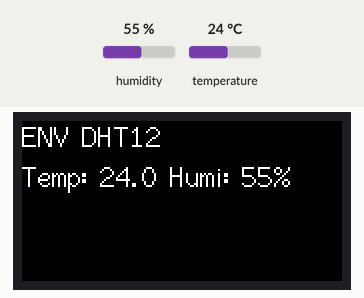
Simulated run of this sketch. Board: ESP32. Shown: 160×80 colour display. The inputs (shaded band) are chosen by the test bench; at power-on: humidity 55 %, temperature 24 °C.

Above: at 1.3 s.
1.4 s: humidity set to 22 %
At 3.4 s:
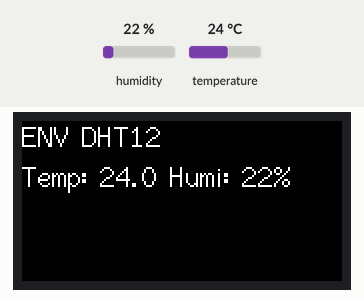
3.7 s: temperature set to 12 °C
At 4.6 s:
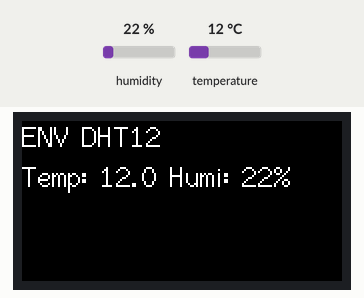
5.7 s: humidity set to 40 %
At 6.9 s:
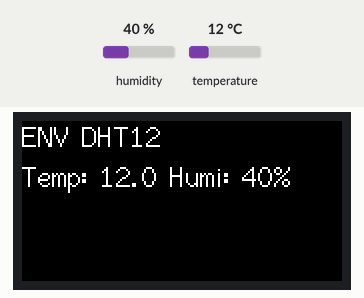
7.7 s: temperature set to 19 °C
At 9.2 s:
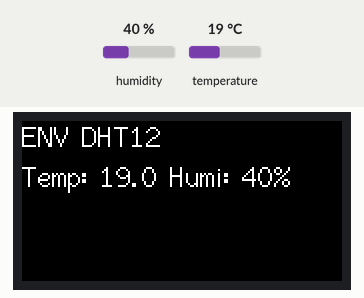
Timing chart, 0 to 10.7 s (numbered marks = the images above; inputs shaded):
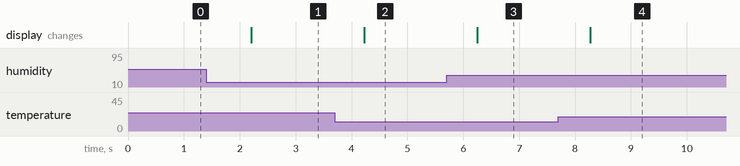

The sketch:

M5StickC_temperature_Cayenne.ino
```cpp
#include <M5StickC.h>
#include "DHT12.h"
#include <Wire.h>

DHT12 dht12;

void setup() {
  // put your setup code here, to run once:
  M5.begin();
  Wire.begin(0,26);
  M5.Lcd.setRotation(3);
  M5.Lcd.fillScreen(BLACK);
  M5.Lcd.setCursor(0, 0, 2);
  M5.Lcd.println("ENV DHT12");
}

void loop() {
  // put your main code here, to run repeatedly:
  float tmp = dht12.readTemperature();
  float hum = dht12.readHumidity();
  M5.Lcd.setCursor(0, 20, 2);
  M5.Lcd.printf("Temp: %2.1f Humi: %2.0f%%", tmp, hum);

 delay(2000);

}
```

Measured:
- after the input at 1.4 s, the display: changes after 0.81 s (image 1)
- after the input at 3.7 s, the display: changes after 0.53 s (image 2)
- after the input at 5.7 s, the display: changes after 0.55 s (image 3)
- after the input at 7.7 s, the display: changes after 0.57 s (image 4)
